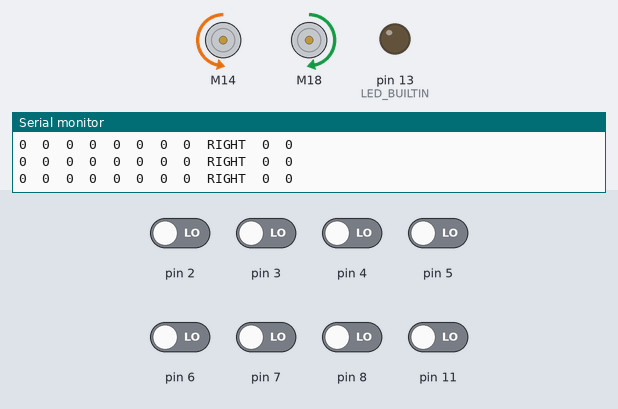
This program was run on a simulated Arduino Uno, built with avr-gcc and run on an emulated ATmega328P. Parts: 2 × DC motor (green arrow = forward, orange = backward, longer = faster), output pins drawn as LEDs (lit = HIGH), the last lines printed to the serial monitor. The test bench sets the inputs (shaded band); at power-on: pin 2–8, pin 11 LOW.

Above: at 15.2 s.
15.3 s: pin 2 driven HIGH
At 15.7 s:
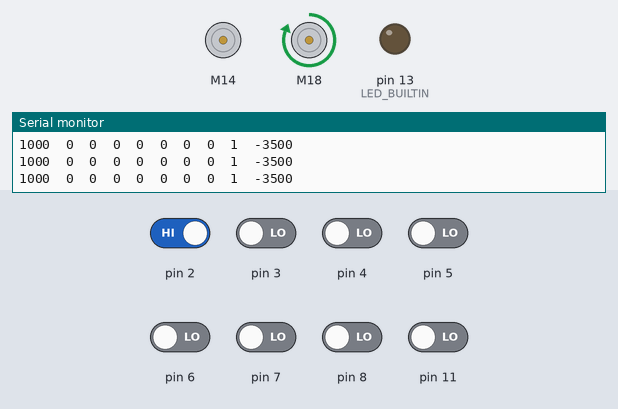
16.8 s: pin 3 driven HIGH
At 17.3 s:
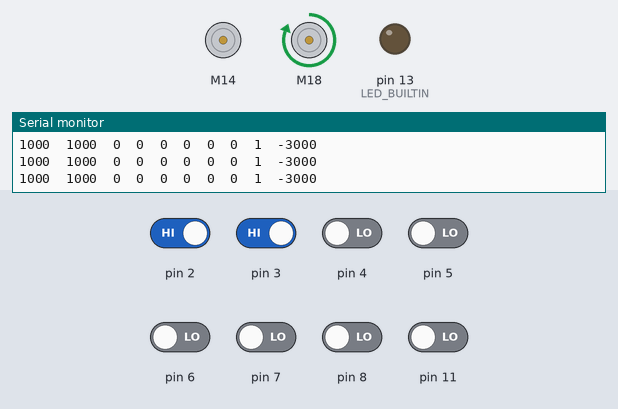
18.3 s: pin 11 driven HIGH
At 19.1 s:
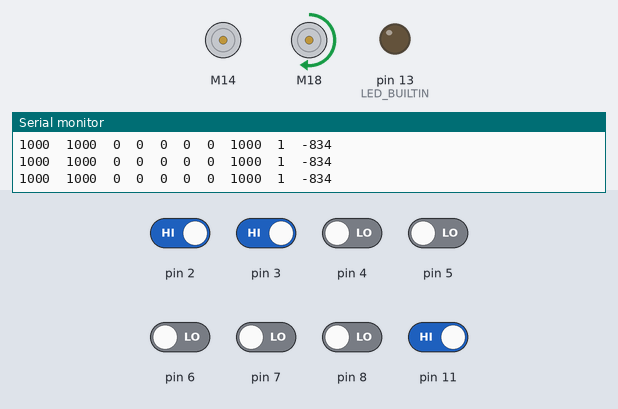
19.8 s: pin 5 driven HIGH
At 20.6 s:
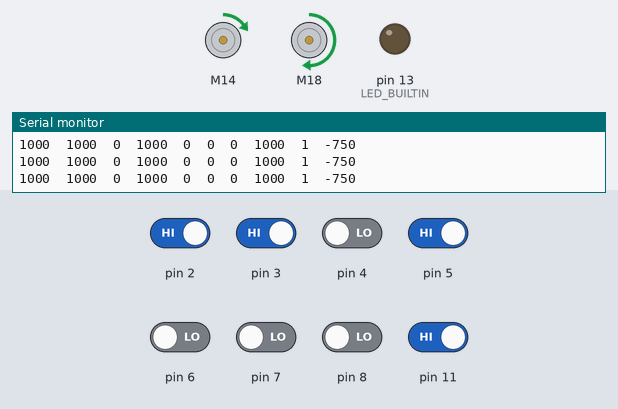
21.3 s: pin 4 driven HIGH
At 21.8 s:
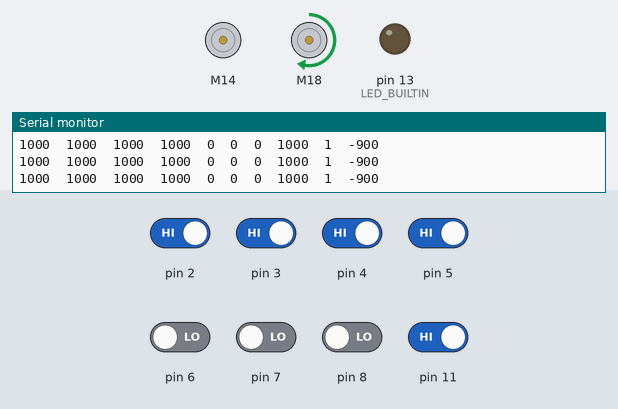
22.8 s: pin 6 driven HIGH
At 24.3 s:
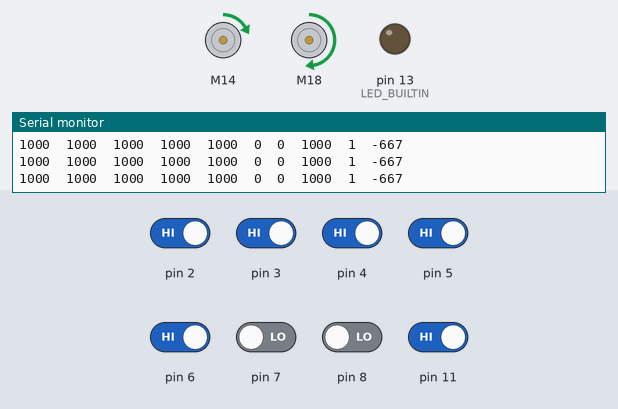
Timing chart, 0 to 25.3 s (numbered marks = the images above; inputs shaded):
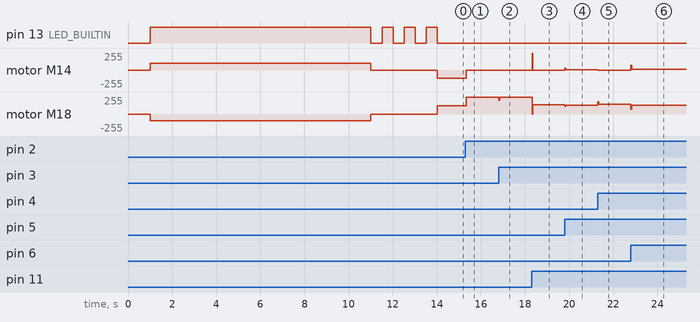

The program:

main.cpp
```cpp
#include <QTRSensors.h>
#include <Arduino.h>
#include <SparkFun_TB6612.h>

// // Motor Variables
const int PWMA = 9;
const int AIN1 = A1;
const int AIN2 = A0;
const int PWMB = 10;
const int BIN1 = A4;
const int BIN2 = A5;
const int STBY = A3;
int motorSpeed = 70;
int maxMotorSpeed = 255;


// PID Variable?₹
float Kp = 0.087;
float Ki = 0;
float Kd = 0.25;
int error = 0;
int setpoint = 3500;
int previousError = 0;
int sumOfErrors = 0;
bool PID = true;

// Sensor declaration
QTRSensors qtr;
const uint8_t SensorCount = 8;
uint16_t sensorValues[SensorCount];


// these constants are used to allow you to make your motor configuration
// line up with function names like forward.  Value can be 1 or -1
const int offsetA = 1;
const int offsetB = 1;

// Initializing motors.  The library will allow you to initialize as many
// motors as you have memory for.  If you are using functions like forward
// that take 2 motors as arguements you can either write new functions or
// call the function more than once.
Motor motor1 = Motor(AIN2, AIN1, PWMA, offsetA, STBY);
Motor motor2 = Motor(BIN1, BIN2, PWMB, offsetB, STBY);


// Calibrate Sensors Function
 void calibrateLinesensor(){
  delay(10);
  pinMode(LED_BUILTIN, OUTPUT);
  digitalWrite(LED_BUILTIN, HIGH); // turn on Arduino's LED to indicate we are in calibration mode


   motor1.drive(100);
   motor2.drive(-100);
  // 2.5 ms RC read timeout (default) * 10 reads per calibrate() call
  // = ~25 ms per calibrate() call.
  // Call calibrate() 400 times to make calibration take about 10 seconds.

  for (uint16_t i = 0; i < 400; i++)
  {
    qtr.calibrate();

  }
  digitalWrite(LED_BUILTIN, LOW);
  brake(motor1, motor2); // turn off Arduino's LED to indicate we are through with calibration

  // print the calibration minimum values measured when emitters were on
  for (uint8_t i = 0; i < SensorCount; i++)
  {
    Serial.print(qtr.calibrationOn.minimum[i]);
    Serial.print(' ');
  }
  Serial.println();

  // print the calibration maximum values measured when emitters were on
  for (uint8_t i = 0; i < SensorCount; i++)
  {
    Serial.print(qtr.calibrationOn.maximum[i]);
    Serial.print(' ');
  }
  Serial.println();
  Serial.println();
 }


// PID Control Functions
void PIDcontrol(){

   uint16_t position = qtr.readLineBlack(sensorValues);
  error = position - setpoint;

   if(sensorValues[0]<=200 && sensorValues[1]<=200 && sensorValues[2]<=200 && sensorValues[3]<=200 && sensorValues[4]<=200 && sensorValues[5]<=200 && sensorValues[6]<=200 && sensorValues[7]<=200){
      PID = false;
   } // A case when the line follower leaves the line
    else {
    PID = true;
 }
   if(PID == false){
    if(previousError>0){
            //Turn left if the line was to the left before
   Serial.print("LEFT");
   Serial.print('\t');
      motor1.drive(125);
      motor2.drive(-125);
    }
    else{
   Serial.print("RIGHT");
   Serial.print('\t');
      motor1.drive(-125);
      motor2.drive(125);
       // Else turn right
    }
  }

  if (PID == true)
  {
     sumOfErrors = error + previousError;
     float adjustedSpeed = (Kp * error) + (Kd * (error - previousError)) + (Ki * sumOfErrors);
     previousError = error;

     int speedA = constrain(motorSpeed + adjustedSpeed, 0, maxMotorSpeed);
     int speedB = constrain(motorSpeed - adjustedSpeed, 0, maxMotorSpeed);

     motor1.drive(speedA);
     motor2.drive(speedB);

   //   Serial.print(speedA);
   //   Serial.print('\t');
   //   Serial.print(speedB);
   //   Serial.print('\t');
   //   Serial.print(error);
   //   Serial.println("");

  }
   Serial.print(PID);
   Serial.print('\t');
   Serial.print(previousError);
   Serial.println("");
}


void setup()
{

  Serial.begin(9600);
  // Configure the sensors
  qtr.setTypeRC();
  qtr.setSensorPins((const uint8_t[]){2,3,4,5,6,7,8,11}, SensorCount);
  qtr.setEmitterPin(12);

  delay(1000);
  calibrateLinesensor();

 for (int i = 0; i < 3; i++)
 {
  digitalWrite(LED_BUILTIN, LOW);
 delay(500);
 digitalWrite(LED_BUILTIN, HIGH);
 delay(500);
 }
 digitalWrite(LED_BUILTIN, LOW);


}

void loop(){

  // // read calibrated sensor values and obtain a measure of the line position
  // // from 0 to 5000 (for a white line, use readLineWhite() instead)
  // // print the sensor values as numbers from 0 to 1000, where 0 means maximum
  // // reflectance and 1000 means minimum reflectance, followed by the line
  // // position
  for (uint8_t i = 0; i < SensorCount; i++)
  {
    Serial.print(sensorValues[i]);
    Serial.print('\t');
  }
  // Serial.println(position);

  // // PID Control
  PIDcontrol();
  // Serial.print("Error:");
  // Serial.println(error);
}
```

Measured:
- after the input at 15.3 s, motor M14: backward 125/255 → stopped at once; motor M18: forward 125/255 → forward 255/255 at once
- after the input at 16.8 s, motor M18: forward 255/255 → forward 206/255 at once, → forward 255/255 0.03 s later
- after the input at 18.3 s, motor M14: stopped → forward 255/255 at once, → stopped 0.03 s later; motor M18: forward 255/255 → forward 142/255 at once
- after the input at 19.8 s, motor M14: stopped → forward 4/255 at once; motor M18: forward 142/255 → forward 135/255 at once
- after the input at 21.3 s, motor M14: forward 4/255 → stopped at once; motor M18: forward 135/255 → forward 148/255 at once
- after the input at 22.8 s, motor M14: stopped → forward 11/255 at once; motor M18: forward 148/255 → forward 128/255 at once
